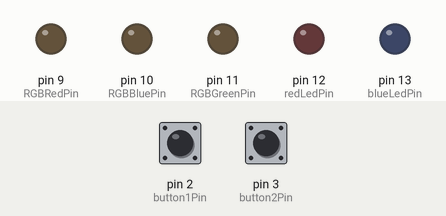
Bench run of a sketch on a simulated Arduino Uno, built with avr-gcc and run on an emulated ATmega328P. Shown: output pins drawn as LEDs (lit = HIGH). Dashed ring = blinking. The test bench sets the inputs (shaded band); at power-on: pin 2 (button1Pin) LOW, pin 3 (button2Pin) LOW.

Above: at 1.2 s.
1.3 s: pin 2 (button1Pin) pulled HIGH for 0.15 s
At 1.7 s:
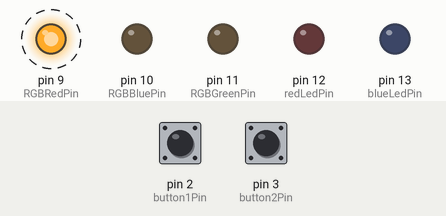
4.3 s: pin 3 (button2Pin) pulled HIGH for 0.15 s
At 5.5 s:
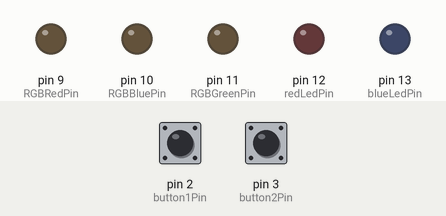
5.9 s: pin 2 (button1Pin) pulled HIGH for 1 s
At 6.8 s:
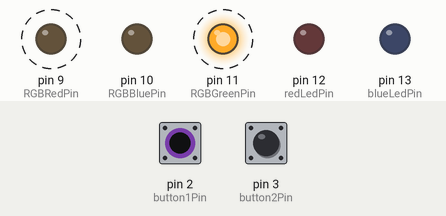
9.9 s: pin 3 (button2Pin) pulled HIGH for 1 s
At 11.2 s:
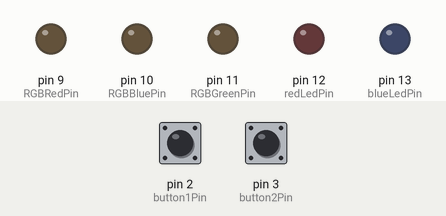
Timing chart, 0 to 12.9 s (numbered marks = the images above; inputs shaded):
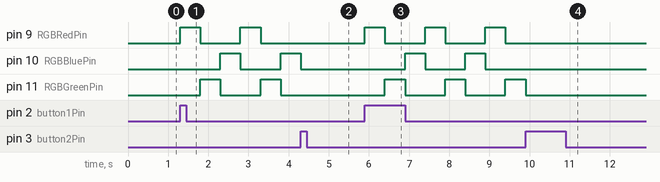

Measured:
- after the input at 1.3 s, pin 9 (RGBRedPin): alternates HIGH for 0.50 s and LOW for 1.0 s, starting at once; pin 10 (RGBBluePin): LOW → HIGH after 1.0 s, → LOW 0.50 s later, → HIGH 1.0 s later; pin 11 (RGBGreenPin): alternates HIGH for 0.50 s and LOW for 1.0 s, starting after 0.50 s
- after the input at 4.3 s, pin 9 (RGBRedPin): stays LOW (without the input it goes to HIGH after 0.00 s); pin 10 (RGBBluePin): goes on until 4.3 s, then stays LOW; pin 11 (RGBGreenPin): stays LOW (without the input it goes to HIGH after 0.50 s)
- after the input at 5.9 s, pin 9 (RGBRedPin): alternates HIGH for 0.50 s and LOW for 1.0 s, starting at once; pin 10 (RGBBluePin): alternates HIGH for 0.50 s and LOW for 1.0 s, starting after 1.0 s; pin 11 (RGBGreenPin): alternates HIGH for 0.50 s and LOW for 1.0 s, starting after 0.50 s
- after the input at 9.9 s, pin 9 (RGBRedPin), pin 10 (RGBBluePin): stops changing and stays LOW; pin 11 (RGBGreenPin): goes on until 9.9 s, then stays LOW

The sketch:

challenge3.ino
```cpp
//Name: Alex Doorodko
//Date: 15/OCT/2020
//Purpose:

int blueLedPin = 13 ; //The blue LED is connected pin 13 of the Arduino.
int redLedPin = 12;
int button1Pin = 2; //The SW1 button is connect to pin 2 of the Arduino.
int button2Pin = 3;
int RGBRedPin = 9;
int RGBBluePin = 10;
int RGBGreenPin = 11;
bool on = false;

void setup()
{
    //The Setup function runs once
    pinMode(blueLedPin, OUTPUT); //Setup blue LED pin as an output pin.
    pinMode(redLedPin, OUTPUT);
    pinMode(button1Pin, INPUT); //Setup button1 pin as an input pin.
    pinMode(button2Pin, INPUT);
    pinMode(RGBRedPin, OUTPUT);
    pinMode(RGBBluePin, OUTPUT);
    pinMode(RGBGreenPin, OUTPUT);
}

void loop()
{
  	//The loop function runs forever.


    //if 1st button is pressed, LED starts cycling
	if (digitalRead(button1Pin) == HIGH)
	{
      	on = true;

        //if it is still true, the light will keep cycling
      	while(on = true)
        {
            digitalWrite(RGBRedPin, 1);
            delay(500);
            digitalWrite(RGBRedPin, 0);

            //If the 2nd button is pressed, the light will not flash any longer
            if (digitalRead(button2Pin) == HIGH)
            {
                on = false;
                break;
            }

            digitalWrite(RGBGreenPin, 1);
            delay(500);
            digitalWrite(RGBGreenPin, 0);

            //If the 2nd button is pressed, the light will not flash any longer
            if (digitalRead(button2Pin) == HIGH)
            {
                on = false;
                break;
            }

            digitalWrite(RGBBluePin, 1);
            delay(500);
            digitalWrite(RGBBluePin, 0);

            //If the 2nd button is pressed, the light will not flash any longer
            if (digitalRead(button2Pin) == HIGH)
            {
                on = false;
                break;
            }
        }
	}
}
```
